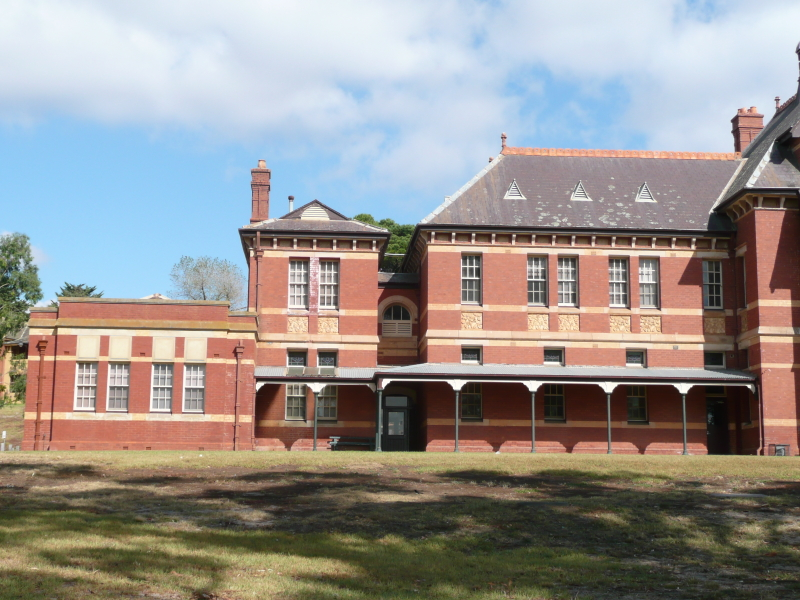
#> input picture stitching/img1.jpg, 800 x 600 px
$ python stitch.py
#> lines starting #> are read from the running program, lines starting #| are printed output that depends on the picture
#!/usr/bin/python3.6
import logging

import cv2
import numpy as np

logging.basicConfig(level=logging.INFO)


def im_stitch(img_left, img_right, naive=False, patchsize=3, xcorr=False):
    if patchsize % 2 != 1:
        raise ValueError("patchsize must be odd.")

    if naive:
        # doesn't work properly
        gray_left = np.float32(cv2.cvtColor(img_left, cv2.COLOR_BGR2GRAY))
        gray_right = np.float32(cv2.cvtColor(img_right, cv2.COLOR_BGR2GRAY))

        kps_left = detect_corners(gray_left, 3000, 0.01, 10)
        kps_right = detect_corners(gray_right, 3000, 0.01, 10)

        features_left = extract_patches(gray_left, kps_left, patchsize)
        features_right = extract_patches(gray_right, kps_right, patchsize)
    else:
        gray_left = cv2.cvtColor(img_left, cv2.COLOR_BGR2GRAY)
        gray_right = cv2.cvtColor(img_right, cv2.COLOR_BGR2GRAY)

        sift = cv2.xfeatures2d.SIFT_create()
        (kps_left, features_left) = sift.detectAndCompute(gray_left, None)
        (kps_right, features_right) = sift.detectAndCompute(gray_right, None)

        kps_left = np.float32([kp.pt for kp in kps_left])
        kps_right = np.float32([kp.pt for kp in kps_right])

    logging.info(f"Number of keypoints in left image: {len(kps_left)}")
    logging.info(f"Left features shape: {features_left.shape}")
    logging.info(f"Number of keypoints in right image: {len(kps_right)}")
    logging.info(f"Right features shape: {features_right.shape}")

    if xcorr:
        # doesn't work properly
        distances = calculate_distances(features_right, features_left, "xcorr")
        corr_indices = np.argmax(distances, axis=1)
    else:
        distances = calculate_distances(features_right, features_left)
        corr_indices = np.argmin(distances, axis=1)

    matching_keypoints = select_matches(kps_right, kps_left, corr_indices)
    h = ransac(matching_keypoints, 4, 300, 5, 500)

    logging.info("Homography:\n{}".format(h))

    result = cv2.warpPerspective(
        img_right,
        h,
        (
            img_left.shape[1] + img_right.shape[1],
            max(img_left.shape[0], img_right.shape[0])
        )
    )
    result[0:img_left.shape[0], 0:img_left.shape[1]] = img_left

    return result


def select_matches(patches1, patches2, corr_indices):
    corr_points = []

    for i, patch in enumerate(patches1):
        corr_points.append([patch, patches2[corr_indices[i]]])

    return np.array(corr_points)


def calculate_distances(desc1, desc2, metric="euclidean"):
    if metric == "euclidean":
        from scipy.spatial.distance import cdist
        return cdist(desc1, desc2)
    elif metric == "xcorr":
        result = []
        for d1 in desc1:
            row = []
            for d2 in desc2:
                row.append(np.correlate(d1, d2).item())
            result.append(row)
        return np.array(result)


def extract_patches(img, keypoints, patchsize):
    patches = []
    border_height = int(patchsize / 2)
    border_width = int(patchsize / 2)
    padded_image = cv2.copyMakeBorder(img, border_height, border_height, border_width, border_width,
                                      cv2.BORDER_REPLICATE)

    for keypoint in keypoints:
        row1 = int(keypoint[0] - border_height)
        row2 = int(keypoint[0] + border_height + 1)
        col1 = int(keypoint[1] - border_width)
        col2 = int(keypoint[1] + border_width + 1)
        patches.append(
            padded_image[row1 + border_height:row2 + border_height, col1 + border_width:col2 + border_width].flatten())

    return np.array(patches)


def detect_corners(img, max_corners, quality_level, min_distance):
    result = cv2.goodFeaturesToTrack(img, max_corners, quality_level, min_distance)
    # Need to swap columns
    return result.reshape(result.shape[0], 2)[:, [1, 0]]


def ransac(matches, s, N, d, T):
    use_own_impl = False  # Own implementation does not work correctly
    if use_own_impl:
        base_points = np.concatenate([np.array([match[0] for match in matches]), np.ones((len(matches), 1))], axis=1)
        target_points = np.concatenate([np.array([match[1] for match in matches]), np.ones((len(matches), 1))], axis=1)
        points = np.array([point.flatten() for point in matches])
        num_inliers = []
        models = []

        for i in range(N):
            indices = np.random.randint(0, matches.shape[0], s)
            model_points = points[indices]
            a1 = np.array(
                [[-x, -y, -1, 0, 0, 0, x * x_prime, y * x_prime, x_prime] for x, y, x_prime, y_prime in model_points])
            a2 = np.array(
                [[0, 0, 0, -x, -y, -1, x * y_prime, y * y_prime, y_prime] for x, y, x_prime, y_prime in model_points])
            a = np.concatenate([a1, a2], axis=0)

            u, _, v = np.linalg.svd(a)

            last_col = v[:, v.shape[1] - 1]
            last_col /= last_col[last_col.size - 1]
            maybe_model = last_col.reshape(3, 3)
            result = np.dot(base_points, maybe_model)
            # result /= result[:, 2].reshape(-1, 1)
            distances = np.linalg.norm(result - target_points, axis=1)
            inliers = np.where(distances < d)[0]

            if inliers.size >= T:
                return maybe_model

            num_inliers.append(inliers.size)
            models.append(maybe_model)

        return models[np.argmax(num_inliers)]
    else:
        base_points = np.array([match[0] for match in matches])
        target_points = np.array([match[1] for match in matches])
        return cv2.findHomography(base_points, target_points, cv2.RANSAC)[0]


if __name__ == "__main__":
    import argparse

    parser = argparse.ArgumentParser(formatter_class=argparse.ArgumentDefaultsHelpFormatter, description="")
    parser.add_argument("--left", default="img1.jpg", type=str, help="")
    parser.add_argument("--right", default="img2.jpg", type=str, help="")
    parser.add_argument("--naive", action="store_true", help="")
    parser.add_argument("--xcorr", action="store_true", help="")
    args = parser.parse_args()

    stitched = im_stitch(cv2.imread(args.left), cv2.imread(args.right), naive=args.naive, xcorr=args.xcorr)
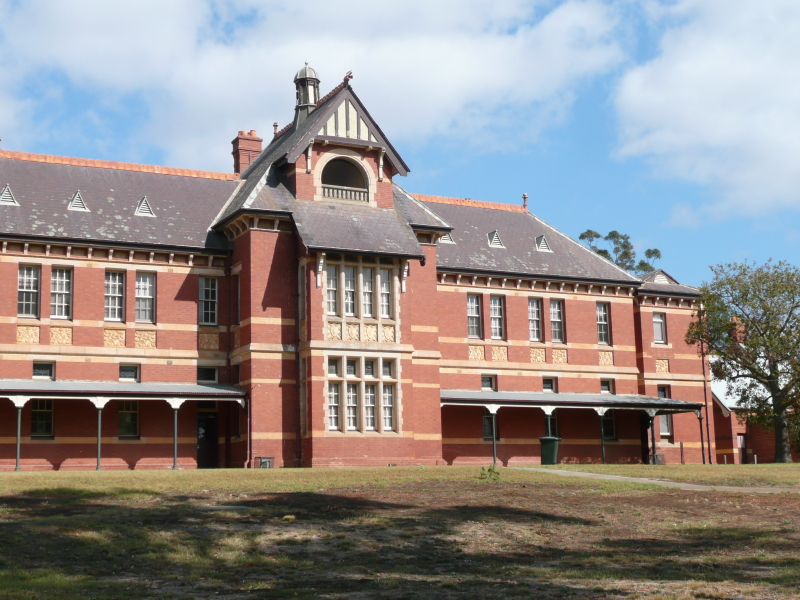
#> input picture stitching/img2.jpg, 800 x 600 px
#> in im_stitch, `gray_left = cv2.cvtColor(img_left, cv2.COLOR_BGR2GRAY)`:
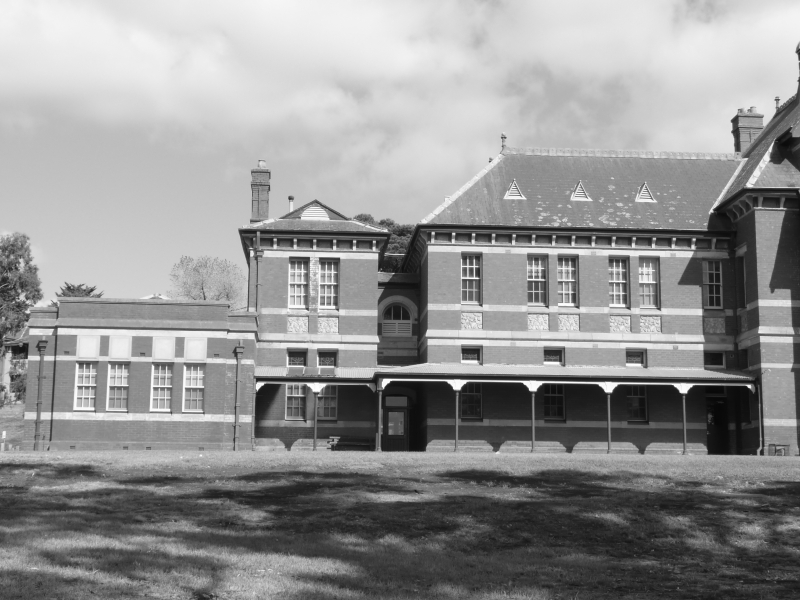
#> gray_left: shape (600, 800); min 8, max 254, mean 147.2
#> in im_stitch, img_left is the input picture: shape (600, 800, 3); mean B, G, R 142.7, 146.1, 151
#> in im_stitch, `gray_right = cv2.cvtColor(img_right, cv2.COLOR_BGR2GRAY)`:
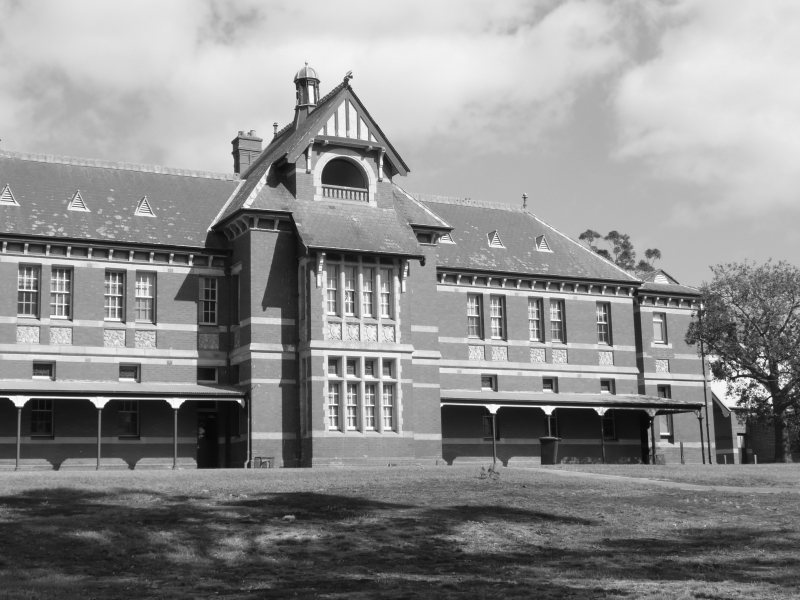
#> gray_right: shape (600, 800); min 7, max 254, mean 141.5
#> in im_stitch, img_right is the input picture: shape (600, 800, 3); mean B, G, R 138.5, 139.8, 145.8
#> in im_stitch, `(kps_left, features_left) = sift.detectAndCompute(gray_left, None)`: kps_left = 2552 keypoints; strongest (x, y, size): (683, 388, 7.4), (533, 386, 7.6), (608, 387, 7.6), (749, 386, 2.8)
#> in im_stitch, `(kps_right, features_right) = sift.detectAndCompute(gray_right, None)`: kps_right = 3267 keypoints; strongest (x, y, size): (548, 410, 6.2), (100, 402, 7.9), (493, 408, 6.3), (19, 401, 8)
#> in im_stitch, `kps_left = np.float32([kp.pt for kp in kps_left])`: kps_left = 2552 pairs, first value 2.53 to 796.3, second value 55.53 to 596.6
#> in im_stitch, `kps_right = np.float32([kp.pt for kp in kps_right])`: kps_right = 3267 pairs, first value 2.37 to 797.1, second value 12.61 to 597.1
#> in calculate_distances, `return cdist(desc1, desc2)`:
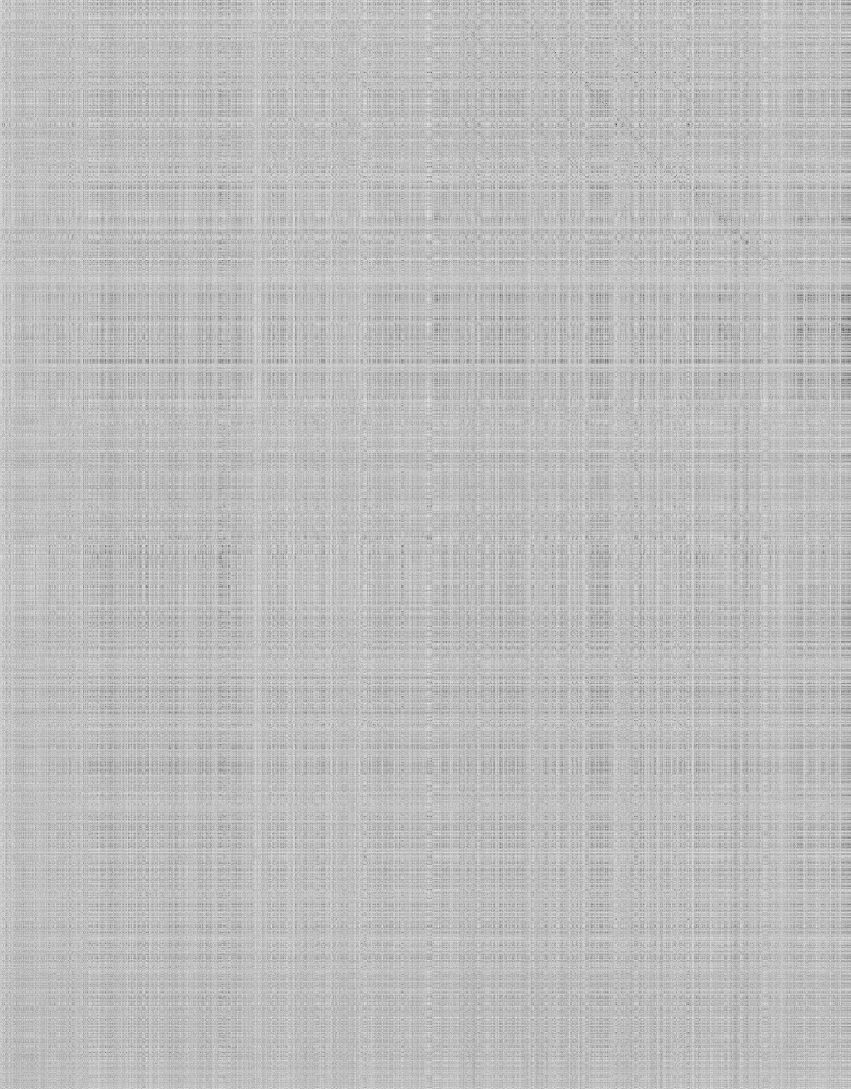
#> returned value: shape (3267, 2552) float64 (shown at 1/3 size); min 12.21, max 708.5, mean 529.7; drawn with min black and max white
#> in im_stitch, `corr_indices = np.argmin(distances, axis=1)`: corr_indices = 3267 values, max 2549 at index 1134, min 1 at index 3252, mean 1451.9
#> the loop in select_matches, `for i, patch in enumerate(patches1):` made 3267 passes
#> patch on passes 1 to 3: [2.37, 260.5], [3.72, 199.4], [4.03, 379.8]
#> after the loop in select_matches, `for i, patch in enumerate(patches1):`: corr_points = 3267 items, first 6: [[2.37, 260.5], [599.1, 346.6]], [[3.72, 199.4], [14.14, 441.7]], [[4.03, 379.8], [517.8, 365.6]], [[4.07, 250.2], [275, 246.4]], [[4.96, 243.1], [634.1, 238.4]], [[4.96, 243.1], [514, 235.5]]
#> in ransac, `base_points = np.array([match[0] for match in matches])`: base_points has the same summary as kps_right in im_stitch
#> in ransac, `target_points = np.array([match[1] for match in matches])`: target_points = 3267 pairs, first value 2.56 to 795, second value 99.71 to 596.6
#> in im_stitch, `h = ransac(matching_keypoints, 4, 300, 5, 500)`: h = [[0.742, 0.038, 500.5], [-0.121, 0.952, 4.49], [-0.000317, 2.73e-06, 1]]
#> in im_stitch, `result = cv2.warpPerspective( img_right, h, ( img_left.shape[1] + img_..`:
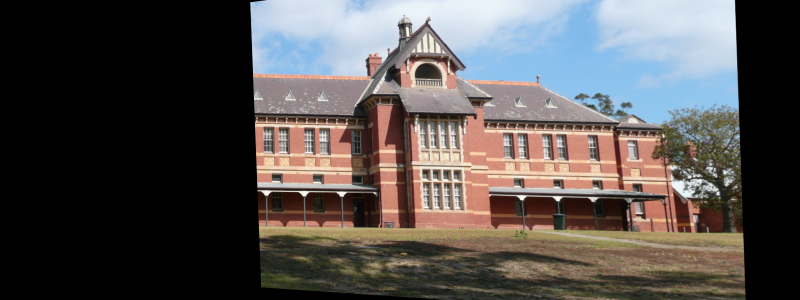
#> result: shape (600, 1600, 3) (shown at 1/2 size); mean B, G, R 80, 81.3, 85.5
#> in im_stitch, `result[0:img_left.shape[0], 0:img_left.shape[1]] = img_left`:
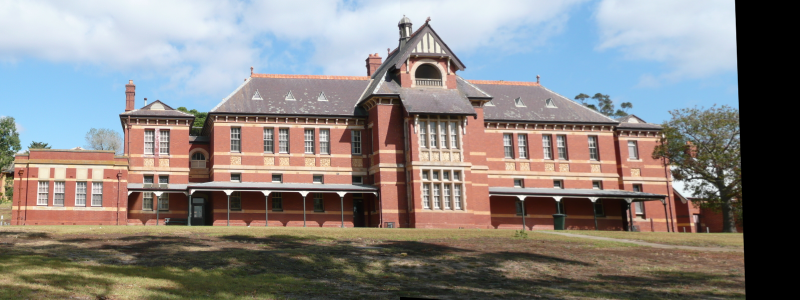
#> result: shape (600, 1600, 3) (shown at 1/2 size); mean B, G, R 129.7, 132.1, 136.8
    cv2.imshow("Stitched", stitched)
    cv2.waitKey()
